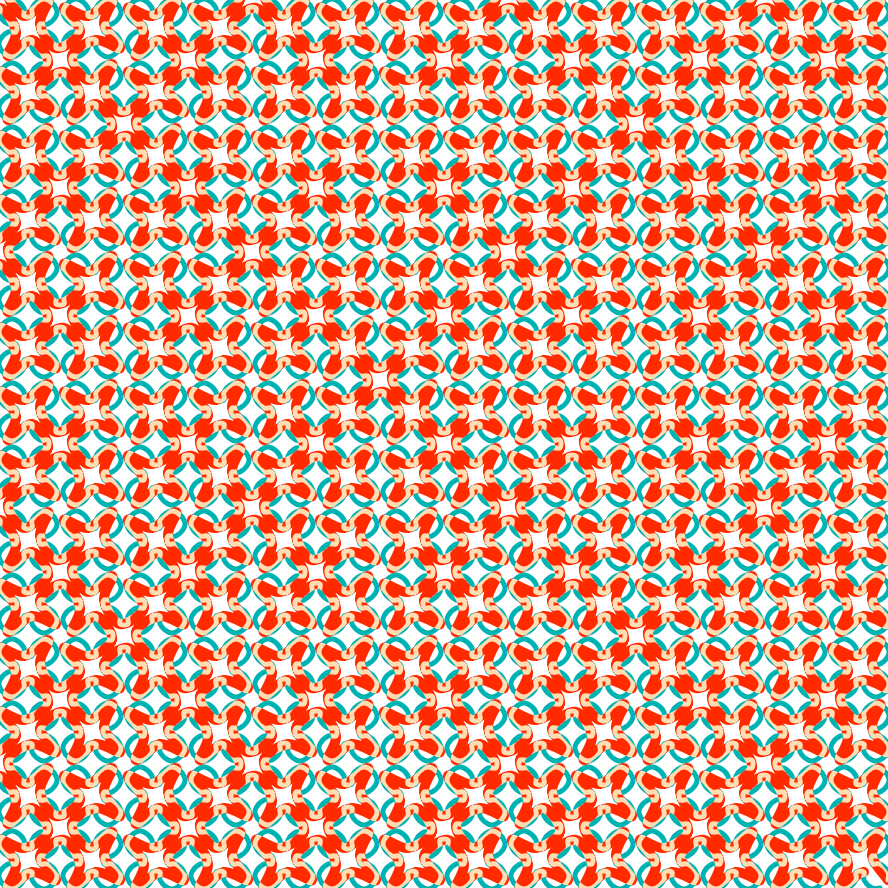
Frame 1 (no input)
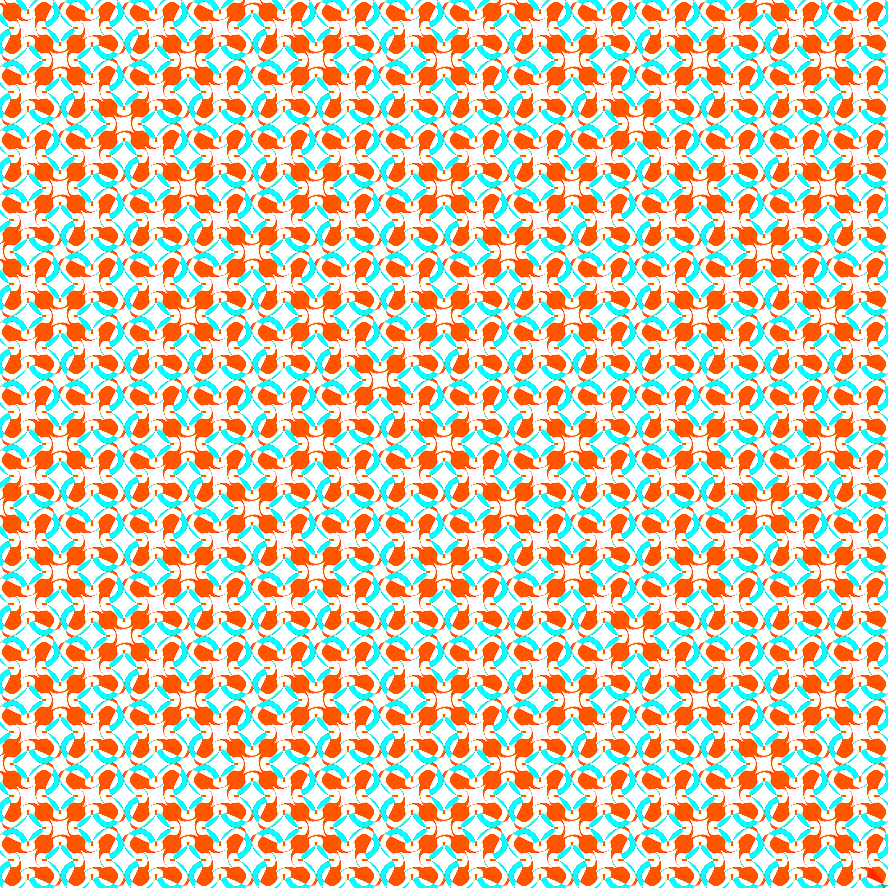
Frame 2 (the mouse pressed at the canvas centre, redrawn once)

The p5.js sketch that drew these frames (run headless with seeded random() and noise() and a simulated clock; the mouse was pressed at the canvas centre and the sketch redrawn once):

// p5.js sketch
// ── sketch.js
// var current = [...'X']
// var current = [...'AAAA']
var current = [...'F+XF+F+XF']
// var current = [...'F']
// var current = [...'X']
var axiom = current
var next = []
var count = 0
var s = []

var D = 0
var R = 0
var slider
var col = 0

var vertices = []
var vertices_x = []

var step_size = 8

function setup() {

	createCanvas(step_size * 111, step_size * 111);
	angleMode(DEGREES)
	colorMode(HSB)
	// blendMode(SCREEN)
	// blendMode(LIGHTEST)
	// blendMode(MULTIPLY)
	blendMode(ADD)
	// blendMode(DARKEST)
	// blendMode(DIFFERENCE)
	// blendMode(EXCLUSION)
	// blendMode(REPLACE)
	// blendMode(OVERLAY)
	// blendMode(HARD_LIGHT)
	// blendMode(SOFT_LIGHT)
	// blendMode(DODGE)
	// blendMode(BURN)

	var n = 6 

	for (let i = 0; i < n; i++) {
		getResult()
	}
	console.log(current.join(''));

	// drawCurves()
	// drawBezier()
	noLoop()
}


function drawCurves() {
	// console.log("drawCurves()")
	beginShape()
	if (vertices_x.length) {
		stroke(180, 100, 70)
		strokeWeight(5)
		// fill(180, 100, 100)
		noFill()
		curveVertex(vertices_x[0].x, vertices_x[0].y)
		for (let i = 0; i < vertices_x.length; i++) {
			curveVertex(vertices_x[i].x, vertices_x[i].y)
		}
		curveVertex(vertices_x[vertices_x.length-1].x, vertices_x[vertices_x.length-1].y)
	}
	endShape()

	beginShape()
	if (vertices_x.length) {
		stroke(10, 100, 100)
		strokeWeight(10)
		noFill()
		// fill(280, 100, 100)
		curveVertex(vertices_x[0].x, vertices_x[0].y)
		for (let i = 0; i < vertices_x.length; i+=4) {
			curveVertex(vertices_x[i].x, vertices_x[i].y)
		}
		curveVertex(vertices_x[vertices_x.length-1].x, vertices_x[vertices_x.length-1].y)
	}
	endShape()


	// for (let i = 0; i < vertices.length; i++) {
	// 	fill(0, 100, 100)
	// 	ellipse(vertices[i].x, vertices[i].y, 5)
	// }

	// for (let i = 0; i < vertices_x.length; i++) {
	// 	fill(180, 100, 100)
	// 	ellipse(vertices_x[i].x, vertices_x[i].y, 5)
	// }
}

function drawBezier() {
	// console.log("drawCurves()")
	beginShape()
	if (vertices.length) {
		vertex(vertices[0].x, vertices[0].y)
		for (let i = 1; i < vertices.length; i++) {
			strokeWeight(1)
			noFill()
			if (i > 1 && i < vertices.length - 3) {
				stroke(0, 0, 100, 0.3)
				strokeWeight(1)
				bezierVertex(vertices[i - 2].x, vertices[i - 2].y, vertices[i + 1].x, vertices[i + 1].y, vertices[i + 3].x, vertices[i + 1].y)
			}
			// console.log(vertices[i].x)
			// console.log(vertices[i].y)
		}
	}
	endShape()

	beginShape()
	if (vertices.length) {
		vertex(vertices[0].x, vertices[0].y)
		for (let i = 1; i < vertices.length; i++) {
			strokeWeight(3)
			noFill()
			if (i > 1 && i < vertices.length - 3) {
				stroke(200, 100, 100, 0.5)
				bezierVertex(vertices[i - 1].x, vertices[i - 1].y, vertices[i + 1].x, vertices[i + 1].y, vertices[i + 2].x, vertices[i + 2].y)
			}
			// console.log(vertices[i].x)
			// console.log(vertices[i].y)
		}
	}
	endShape()





	for (let i = 0; i < vertices.length; i++) {
		stroke(200, 100, 100)
		noStroke()
		fill(0, 100, 100)
		ellipse(vertices[i].x, vertices[i].y, 1)
	}
}




function draw() {

	// background(197, 42, 63, 0.5)
	colorMode(RGB)
	// background(255)
	colorMode(HSB)

	// Angle in degrees
	var theta = 90 
	var step_radius = 5 

	// Initial theta, position
	var ta = 90 
	var tx = width
	var ty = height
	var th_step = 10 
	var hue_max = 360 
	var hue_min = 40
	var th = hue_min 
	col = th

	// stroke(200, 100, 100)
	stroke(0, 0, 90)
	fill(count * 10, 100, 100)
	strokeWeight(1)

	if (current.length > 0) {
		// ellipse(tx, ty, 10, 10) // start point
		// stroke(100, random(150), 150, 255 - (count * 20))
		// stroke("SteelBlue")
		for (let i = 0; i < current.length; i++) {
			let c = current[i]
			let vx = 0
			if (c == 'F') {
				stroke(col, 80, 90)
				strokeWeight(2)
				var new_x = tx + (step_size * cos(ta))
				var new_y = ty - (step_size * sin(ta))
				// line(tx, ty, new_x, new_y)
				// curve(tx, ty, tx, ty, new_x, new_y, new_x, new_y)
				tx = new_x
				ty = new_y
				// let v = createVector(tx, ty)
				// vertices.push(v)
			} else if (c == 'f') {
				stroke(0, 80, 90)
				strokeWeight(1)
				var new_x = tx + (step_size * cos(ta)) * 0.7
				var new_y = ty - (step_size * sin(ta)) * 0.7
				line(tx, ty, new_x, new_y)
				// curve(tx, ty, tx, ty, new_x, new_y, new_x, new_y)
				tx = new_x
				ty = new_y

			}  else if (c == 'X') {
				let v = createVector(tx, ty)
				vertices_x.push(v)
				// vertices.pop()
			}
			else if (c == 'd') {

				stroke(40, 80, 90)
				strokeWeight(1)
				ta += theta/2
				var new_x = tx + (step_size * cos(ta)) * 0.3
				var new_y = ty - (step_size * sin(ta)) * 0.3
				line(tx, ty, new_x, new_y)
				// curve(tx, ty, tx, ty, new_x, new_y, new_x, new_y)
				tx = new_x
				ty = new_y
				ta += theta/2

			} else if (c == 'D') {
				stroke(40, 80, 90)
				strokeWeight(1)
				ta -= theta/2
				var new_x = tx + (step_size * cos(ta)) * 0.3
				var new_y = ty - (step_size * sin(ta)) * 0.3
				line(tx, ty, new_x, new_y)
				// curve(tx, ty, tx, ty, new_x, new_y, new_x, new_y)
				tx = new_x
				ty = new_y
				ta -= theta/2
			} else if (c == 'G') { // F-F
				var new_x = tx + (step_size * cos(ta))
				var new_y = ty - (step_size * sin(ta))
				line(tx, ty, new_x, new_y)
				tx = new_x
				ty = new_y
				ta -= theta
				var new_x = tx + (step_size * cos(ta))
				var new_y = ty - (step_size * sin(ta))
				line(tx, ty, new_x, new_y)
				tx = new_x
				ty = new_y
			} else if (c == '+') { // left
				ta += theta
			} else if (c == '-') { // right
				// console.log("-");
				ta -= theta
				// ta -= (theta + (1 - noise(frameCount/20))) 
			} else if (c == '[') {
				s.push(tx)
				s.push(ty)
				s.push(ta)
			} else if (c == ']') {
				ta = s.pop()
				ty = s.pop()
				tx = s.pop()
			} else if (c == 'C') {
				noStroke()
				fill(100, 100, 100)
				ellipse(tx, ty, step_radius)
			} else if (c == 'H') {
				th += th_step
				if (th > hue_max) {
					th = th - (hue_max - hue_min)
				}
				fill(th, 100, 100, 0.2)
				col = th
			}
		}
	}

	drawCurves()
	// drawBezier()



}

function getResult() {
	next = []
	for (var i = 0; i < current.length; i++) {

		let c = current[i]
		let x = 0

		// Rules
		if (c == 'F') {
			next.push(c)
		} else if (c == 'f') {
			next.push(c)
		} else if (c == "A") {
			next.push(..."X+X+X+X+X+X+")
		} else if (c === 'X') {
			// next.push(..."[-F+F[Y]+F][+F-F[X]-F]")
			// next.push(..."[F+F+F+F[---X-HY]+++++F++++++++F-F-F-F]")
			// next.push(..."XF-fDf+XF+F+XfDf-F+X")
			next.push(..."XF-F-F+XF+F+XF-F-F+X")
		} else if (c === 'Y') {
			// next.push(..."[-F+F[Y]+F][+F-F-F]")
			next.push(..."[F+F+F+F[---Y]+++++F++++++++F-F-F-F]")
		}

		 else if ('0123456789'.indexOf(c) === -1) {
			// if (c !== ";") {
				// console.log("not number")
				// console.log(c)
				next.push(c)
			// }
		}
	}

	current = next
	// console.log(current)
	// console.log(current.join(''))
	count++

}

function keyPressed() {
	if (keyCode === UP_ARROW) {
		current = axiom
		next = []
	}
}
